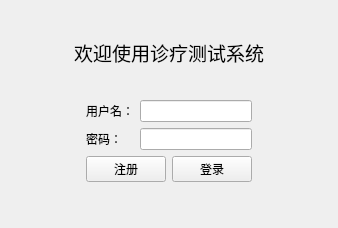
<?xml version="1.0" encoding="UTF-8"?>
<ui version="4.0">
 <class>LoginView</class>
 <widget class="QWidget" name="LoginView">
  <property name="geometry">
   <rect>
    <x>0</x>
    <y>0</y>
    <width>338</width>
    <height>228</height>
   </rect>
  </property>
  <property name="windowTitle">
   <string>登录</string>
  </property>
  <layout class="QVBoxLayout" name="verticalLayout_2">
   <item>
    <spacer name="verticalSpacer">
     <property name="orientation">
      <enum>Qt::Orientation::Vertical</enum>
     </property>
     <property name="sizeHint" stdset="0">
      <size>
       <width>20</width>
       <height>31</height>
      </size>
     </property>
    </spacer>
   </item>
   <item>
    <widget class="QLabel" name="label">
     <property name="font">
      <font>
       <pointsize>14</pointsize>
      </font>
     </property>
     <property name="text">
      <string>欢迎使用诊疗测试系统</string>
     </property>
     <property name="alignment">
      <set>Qt::AlignmentFlag::AlignCenter</set>
     </property>
    </widget>
   </item>
   <item>
    <spacer name="verticalSpacer_2">
     <property name="orientation">
      <enum>Qt::Orientation::Vertical</enum>
     </property>
     <property name="sizeHint" stdset="0">
      <size>
       <width>20</width>
       <height>31</height>
      </size>
     </property>
    </spacer>
   </item>
   <item>
    <layout class="QHBoxLayout" name="horizontalLayout_2">
     <item>
      <spacer name="horizontalSpacer">
       <property name="orientation">
        <enum>Qt::Orientation::Horizontal</enum>
       </property>
       <property name="sizeHint" stdset="0">
        <size>
         <width>40</width>
         <height>20</height>
        </size>
       </property>
      </spacer>
     </item>
     <item>
      <layout class="QVBoxLayout" name="verticalLayout">
       <item>
        <layout class="QFormLayout" name="formLayout">
         <item row="0" column="0">
          <widget class="QLabel" name="label_2">
           <property name="text">
            <string>用户名：</string>
           </property>
          </widget>
         </item>
         <item row="0" column="1">
          <widget class="QLineEdit" name="inputUserName"/>
         </item>
         <item row="1" column="0">
          <widget class="QLabel" name="label_3">
           <property name="text">
            <string>密码：</string>
           </property>
          </widget>
         </item>
         <item row="1" column="1">
          <widget class="QLineEdit" name="inputUserPassword">
           <property name="echoMode">
            <enum>QLineEdit::EchoMode::Password</enum>
           </property>
          </widget>
         </item>
        </layout>
       </item>
       <item>
        <layout class="QHBoxLayout" name="horizontalLayout">
         <item>
          <widget class="QPushButton" name="btSignUp">
           <property name="text">
            <string>注册</string>
           </property>
          </widget>
         </item>
         <item>
          <widget class="QPushButton" name="btSignin">
           <property name="text">
            <string>登录</string>
           </property>
          </widget>
         </item>
        </layout>
       </item>
      </layout>
     </item>
     <item>
      <spacer name="horizontalSpacer_2">
       <property name="orientation">
        <enum>Qt::Orientation::Horizontal</enum>
       </property>
       <property name="sizeHint" stdset="0">
        <size>
         <width>40</width>
         <height>20</height>
        </size>
       </property>
      </spacer>
     </item>
    </layout>
   </item>
   <item>
    <spacer name="verticalSpacer_3">
     <property name="orientation">
      <enum>Qt::Orientation::Vertical</enum>
     </property>
     <property name="sizeHint" stdset="0">
      <size>
       <width>20</width>
       <height>39</height>
      </size>
     </property>
    </spacer>
   </item>
  </layout>
 </widget>
 <resources/>
 <connections/>
</ui>
